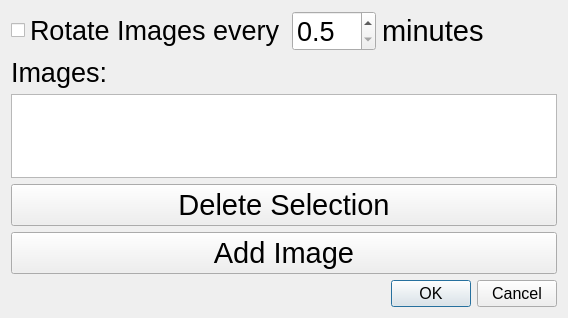
<?xml version="1.0" encoding="UTF-8"?>
<ui version="4.0">
 <class>SecDialog</class>
 <widget class="QDialog" name="SecDialog">
  <property name="windowModality">
   <enum>Qt::ApplicationModal</enum>
  </property>
  <property name="geometry">
   <rect>
    <x>0</x>
    <y>0</y>
    <width>568</width>
    <height>318</height>
   </rect>
  </property>
  <property name="windowTitle">
   <string>Dialog</string>
  </property>
  <layout class="QVBoxLayout" name="verticalLayout_6">
   <item>
    <layout class="QHBoxLayout" name="horizontalLayout_3">
     <item>
      <widget class="QCheckBox" name="checkBox">
       <property name="sizePolicy">
        <sizepolicy hsizetype="Fixed" vsizetype="Fixed">
         <horstretch>0</horstretch>
         <verstretch>0</verstretch>
        </sizepolicy>
       </property>
       <property name="font">
        <font>
         <pointsize>20</pointsize>
        </font>
       </property>
       <property name="text">
        <string>Rotate Images every</string>
       </property>
      </widget>
     </item>
     <item>
      <widget class="QDoubleSpinBox" name="doubleSpinBox">
       <property name="sizePolicy">
        <sizepolicy hsizetype="Fixed" vsizetype="Fixed">
         <horstretch>0</horstretch>
         <verstretch>0</verstretch>
        </sizepolicy>
       </property>
       <property name="font">
        <font>
         <pointsize>20</pointsize>
        </font>
       </property>
       <property name="decimals">
        <number>1</number>
       </property>
       <property name="minimum">
        <double>0.500000000000000</double>
       </property>
       <property name="maximum">
        <double>30.000000000000000</double>
       </property>
      </widget>
     </item>
     <item>
      <widget class="QLabel" name="label">
       <property name="font">
        <font>
         <pointsize>22</pointsize>
        </font>
       </property>
       <property name="text">
        <string>minutes</string>
       </property>
      </widget>
     </item>
    </layout>
   </item>
   <item>
    <widget class="QLabel" name="label_2">
     <property name="font">
      <font>
       <pointsize>20</pointsize>
      </font>
     </property>
     <property name="text">
      <string>Images:</string>
     </property>
    </widget>
   </item>
   <item>
    <layout class="QVBoxLayout" name="verticalLayout"/>
   </item>
   <item>
    <widget class="QListView" name="listView"/>
   </item>
   <item>
    <widget class="QPushButton" name="pushButton_2">
     <property name="font">
      <font>
       <pointsize>22</pointsize>
      </font>
     </property>
     <property name="text">
      <string>Delete Selection</string>
     </property>
    </widget>
   </item>
   <item>
    <widget class="QPushButton" name="pushButton">
     <property name="font">
      <font>
       <pointsize>22</pointsize>
      </font>
     </property>
     <property name="text">
      <string>Add Image</string>
     </property>
    </widget>
   </item>
   <item>
    <widget class="QDialogButtonBox" name="okCancelButtonBox">
     <property name="font">
      <font>
       <pointsize>12</pointsize>
      </font>
     </property>
     <property name="standardButtons">
      <set>QDialogButtonBox::Cancel|QDialogButtonBox::Ok</set>
     </property>
    </widget>
   </item>
  </layout>
 </widget>
 <resources/>
 <connections/>
</ui>
